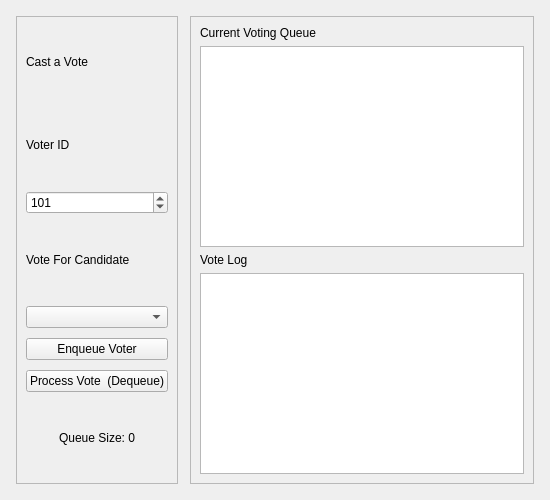
<?xml version="1.0" encoding="UTF-8"?>
<ui version="4.0">
 <class>VotingQueueTab</class>
 <widget class="QWidget" name="VotingQueueTab">
  <property name="geometry">
   <rect>
    <x>0</x>
    <y>0</y>
    <width>550</width>
    <height>500</height>
   </rect>
  </property>
  <property name="windowTitle">
   <string>Voting Queue</string>
  </property>
  <layout class="QHBoxLayout" name="rootLayout">
   <property name="spacing">
    <number>12</number>
   </property>
   <property name="margin" stdset="0">
    <number>16</number>
   </property>
   <item>
    <widget class="QFrame" name="leftPanel">
     <property name="frameShape">
      <enum>QFrame::Shape::StyledPanel</enum>
     </property>
     <layout class="QVBoxLayout" name="leftLayout">
      <property name="spacing">
       <number>10</number>
      </property>
      <item>
       <widget class="QLabel" name="panelTitle">
        <property name="text">
         <string>Cast a Vote</string>
        </property>
       </widget>
      </item>
      <item>
       <widget class="QLabel" name="lblVoterId">
        <property name="text">
         <string>Voter ID</string>
        </property>
       </widget>
      </item>
      <item>
       <widget class="QSpinBox" name="voterIdSpin">
        <property name="minimum">
         <number>100</number>
        </property>
        <property name="maximum">
         <number>9999</number>
        </property>
        <property name="value">
         <number>101</number>
        </property>
       </widget>
      </item>
      <item>
       <widget class="QLabel" name="lblCandidate">
        <property name="text">
         <string>Vote For Candidate</string>
        </property>
       </widget>
      </item>
      <item>
       <widget class="QComboBox" name="candidateCombo"/>
      </item>
      <item>
       <widget class="QPushButton" name="enqueueBtn">
        <property name="text">
         <string>Enqueue Voter</string>
        </property>
       </widget>
      </item>
      <item>
       <widget class="QPushButton" name="processBtn">
        <property name="text">
         <string>Process Vote  (Dequeue)</string>
        </property>
       </widget>
      </item>
      <item>
       <widget class="QLabel" name="queueSizeLabel">
        <property name="text">
         <string>Queue Size: 0</string>
        </property>
        <property name="alignment">
         <set>Qt::AlignmentFlag::AlignCenter</set>
        </property>
       </widget>
      </item>
     </layout>
    </widget>
   </item>
   <item>
    <widget class="QFrame" name="rightPanel">
     <property name="frameShape">
      <enum>QFrame::Shape::StyledPanel</enum>
     </property>
     <layout class="QVBoxLayout" name="rightLayout">
      <item>
       <widget class="QLabel" name="queueTitle">
        <property name="text">
         <string>Current Voting Queue </string>
        </property>
       </widget>
      </item>
      <item>
       <widget class="QListWidget" name="queueList"/>
      </item>
      <item>
       <widget class="QLabel" name="logTitle">
        <property name="text">
         <string>Vote Log</string>
        </property>
       </widget>
      </item>
      <item>
       <widget class="QTextEdit" name="voteLog">
        <property name="readOnly">
         <bool>true</bool>
        </property>
       </widget>
      </item>
     </layout>
    </widget>
   </item>
  </layout>
 </widget>
 <resources/>
 <connections/>
</ui>
